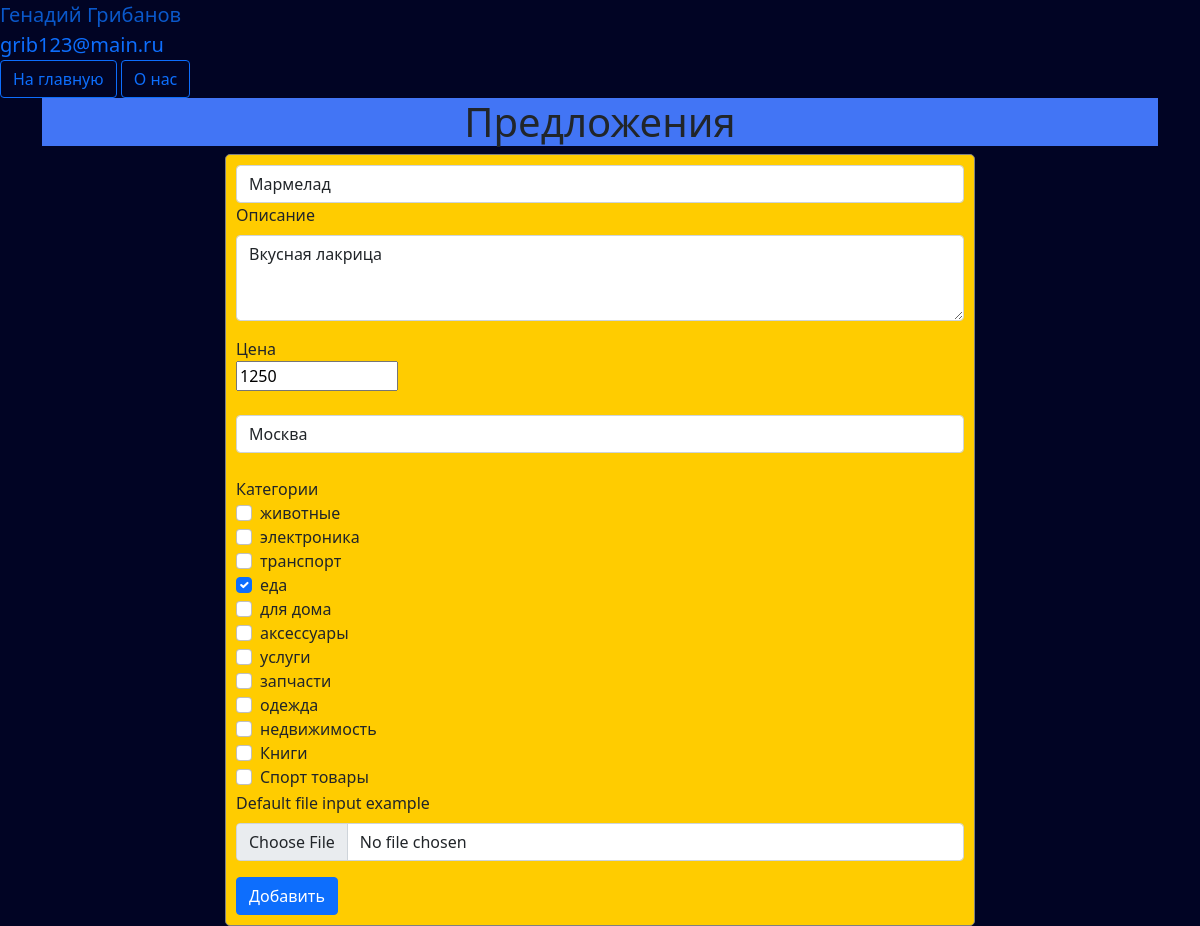
The page /change_offers/5 (signed in) on the database its author committed.
### data/users.py (models this page shows, shortened)
class User(SqlAlchemyBase, UserMixin):
    __tablename__ = 'users'
    id = sqlalchemy.Column(sqlalchemy.Integer,
                           primary_key=True, autoincrement=True)
    name = sqlalchemy.Column(sqlalchemy.String, nullable=True)
    surname = sqlalchemy.Column(sqlalchemy.String, nullable=True)
    email = sqlalchemy.Column(sqlalchemy.String,
                              index=True, unique=True, nullable=True)
    hashed_password = sqlalchemy.Column(sqlalchemy.String, nullable=True)
    number = sqlalchemy.Column(sqlalchemy.Integer, nullable=True)
    basket = sqlalchemy.Column(sqlalchemy.String, nullable=True)
    offers = orm.relationship("Offers", back_populates='user')

### data/offers.py (models this page shows)
class Offers(SqlAlchemyBase):
    __tablename__ = 'offers'
    id = sqlalchemy.Column(sqlalchemy.Integer,
                           primary_key=True, autoincrement=True)
    name_offer = sqlalchemy.Column(sqlalchemy.String, nullable=True)
    discription = sqlalchemy.Column(sqlalchemy.String, nullable=True)
    price = sqlalchemy.Column(sqlalchemy.Integer, nullable=True)
    is_sold = sqlalchemy.Column(sqlalchemy.Boolean, default=False)
    created_date = sqlalchemy.Column(sqlalchemy.DateTime,
                                     default=datetime.datetime.now)
    topic = sqlalchemy.Column(sqlalchemy.String, nullable=True)
    place = sqlalchemy.Column(sqlalchemy.String, nullable=True)
    user_id = sqlalchemy.Column(sqlalchemy.Integer, sqlalchemy.ForeignKey("users.id"))
    photo = sqlalchemy.Column(sqlalchemy.String, nullable=True)
    user = orm.relationship('User')

### main.py (the view, shortened to what this page needs)
@app.route('/change_offers/<int:id>', methods=['GET', 'POST'])
@login_required
def change_offer(id):
    topics_name = ['животные', 'электроника', 'транспорт', 'еда', 'для дома', 'аксессуары', 'услуги',
                   'запчасти',
                   'одежда', 'недвижимость', 'Книги', 'Спорт товары']
    if request.method == "GET":
        db_sess = db_session.create_session()
        offers = db_sess.query(Offers).filter(Offers.id == id, Offers.user == current_user).first()
        if offers:
            offer_name = offers.name_offer
            discription = offers.discription
            price = offers.price
            topic = offers.topic.split(', ')
            place = offers.place
            return render_template('add_offer.html', title='Редактирование предложения', name_offer=offer_name,
                                   discription=discription, price=price, topic=topic, place=place,
                                   topics_name=topics_name)
        else:
            abort(404)

### data/db_session.py (called while the page is built)
def create_session() -> Session:
    global __factory
    return __factory()

### main.py (called while the page is built)
@login_manager.user_loader
def load_user(user_id):
    db_sess = db_session.create_session()
    return db_sess.query(User).get(user_id)

### templates/add_offer.html
{% extends "base.html" %}
{% block content %}
<h1>Предложения</h1>
<div class="add_form">
    <form class="add_form" method="post" enctype="multipart/form-data">
        <input class="form-control" type="text" placeholder="Название" aria-label="default input example" name="name"
               value="{{ name_offer }}">
        <div class="mb-3">
            <label for="exampleFormControlTextarea1" class="form-label">Описание</label>
            <textarea class="form-control" id="exampleFormControlTextarea1" rows="3"
                      name="about">{{ discription }}</textarea>
        </div>
        <label for="tentacles" class="form-label_price">Цена</label><br>
        <input type="number" class="form-range_price" min="0" max="1000000000" id="tentacles" name="price"
               value="{{ price }}"/><br><br>
        <input class="form-control" type="text" placeholder="Город/населенный пункт" aria-label="default input example"
               name="place" value="{{ place }}"><br>
        <label>Категории</label>
        <div class="form-group form-check">
            {% for i in range(12) %}
            {% if topics_name[i] in topic %}
            <input type="checkbox" class="form-check-input" id="acceptRules" name="accept{{ i }}"
                   value='{{ topics_name[i] }}' checked>
            {% else %}
            <input type="checkbox" class="form-check-input" id="acceptRules" name="accept{{ i }}"
                   value='{{ topics_name[i] }}'>
            {% endif %}
            <label class="form-check-label" for="acceptRules">{{ topics_name[i] }}</label>
            <br>
            {% endfor %}
        </div>
        <div class="mb-3">
            <label for="formFile" class="form-label">Default file input example</label>
            <input class="form-control" type="file" id="formFile" name="file">
        </div>
        <button type="submit" class="btn btn-primary">Добавить</button>
    </form>
</div>
{% endblock %}

### templates/base.html (shortened to what this page needs)
<!DOCTYPE html>
<html lang="en">
<head>
    <link rel="stylesheet"
          href="https://cdn.jsdelivr.net/npm/bootstrap@5.0.0-beta1/dist/css/bootstrap.min.css"
>
    <link rel="stylesheet" type="text/css" href='static/css/style.css' />
</head>
<body>
{% if current_user.is_authenticated %}
    <a class="navbar-brand" href="/logout">{{ current_user.name }} {{current_user.surname}}</a> <br>
    <a class="navbar-brand" href="/logout">{{ current_user.email }} </a>
{% else %}
    <p class="register_login_buttons">
        <a class="btn btn-outline-primary" href="/register">Зарегистрироваться</a>
        <a class="btn btn-outline-primary" href="/login">Войти</a>
    </p>
{% endif %}
<div class="main_page_button">
    <a class="btn btn-outline-primary" href="/main">На главную</a>
    <a class="btn btn-outline-primary" href="/about">О нас</a>
</div>
<main role="main" class="container">
    {% block content %}{% endblock %}
</main>
</body>
</html>

### static/css/style.css (style rules this page uses)
body { background: rgb(1, 4, 36); }
h1 { background: rgb(66, 117, 245); text-align: center; }
form.add_form { margin-left: auto; margin-right: auto; max-width: 750px; background-color: #ffcc00; border: 1px solid gray; border-radius: 5px; padding: 10px; }

### rows shown on the page
User: name "Генадий", surname "Грибанов", email "grib123@main.ru"
Offers: name "Мармелад", about "Вкусная лакрица", price "1250", place "Москва"

### other values the page prints
{{ topics_name[i] }} "животные" "электроника" "транспорт" "еда" "для дома" "аксессуары" "услуги" "запчасти" "одежда" "недвижимость" "Книги" "Спорт товары"
